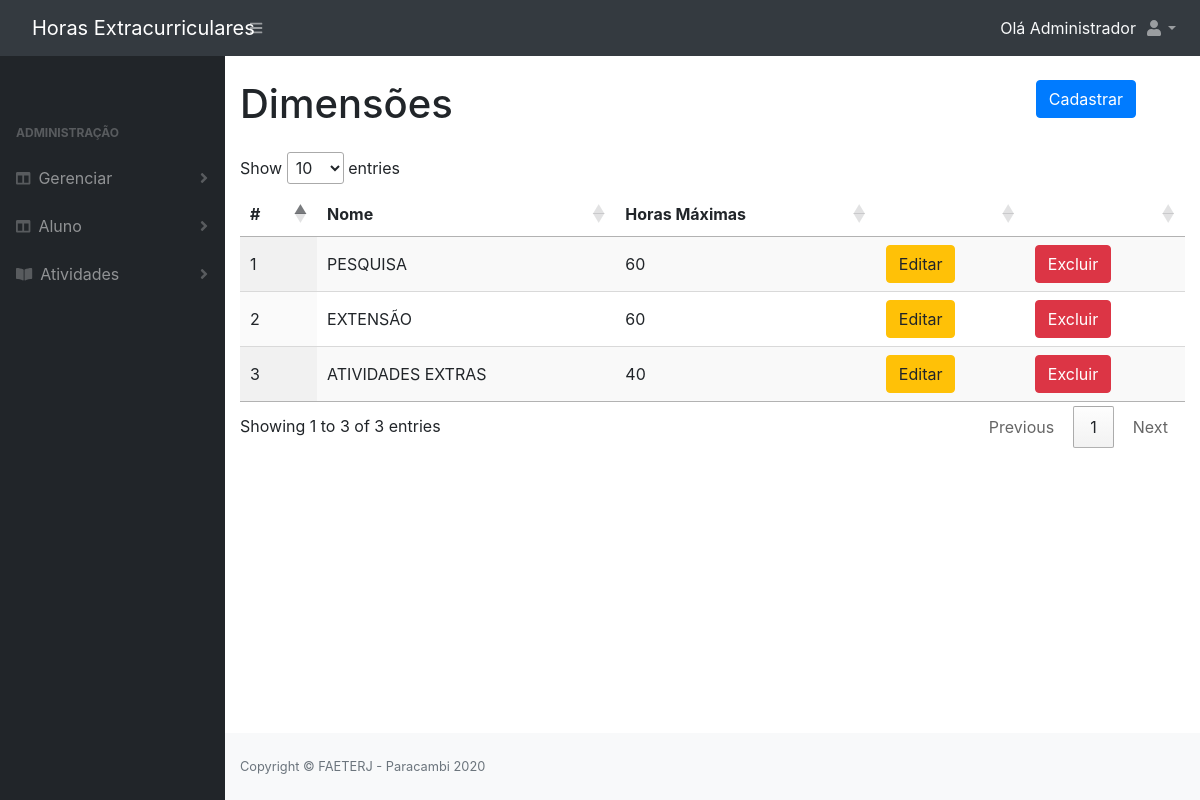
Screenshot of /dimensao.php (signed in) with the database file from the repository.
### tables this page shows
CREATE TABLE IF NOT EXISTS `dimensao` (
  `id` INT NOT NULL AUTO_INCREMENT,
  `nome` VARCHAR(100) NOT NULL,
  `max_horas` INT NOT NULL,
  `data_registro` DATETIME NOT NULL DEFAULT CURRENT_TIMESTAMP,
  PRIMARY KEY (`id`));

### class/DimensaoDao.php (called while the page is built, shortened)
<?php
require_once 'DB.php';
abstract class DimensaoDao extends DB
{
    protected $table;
   public function findAll()
    {
        $sql = "SELECT * FROM $this->table";
        $stmt = DB::prepare($sql);
        $stmt->execute();
        return $stmt->fetchAll();
    }
}

### class/DB.php (called while the page is built, shortened)
<?php
class DB{
	private static $instance;
	public static function getInstance(){
		if(!isset(self::$instance)){
			try {
				self::$instance = new PDO('mysql:host=' . DB_HOST . ';dbname=' . DB_NAME, DB_USER, DB_PASS, array(PDO::MYSQL_ATTR_INIT_COMMAND => "SET NAMES utf8"));
				self::$instance->setAttribute( PDO::ATTR_ERRMODE, PDO::ERRMODE_EXCEPTION);
				self::$instance->setAttribute(PDO::ATTR_DEFAULT_FETCH_MODE, PDO::FETCH_OBJ);
			} catch (PDOException $e) {
				echo $e->getMessage();
			}
		}
		return self::$instance;
	}
	public static function prepare($sql){
		return self::getInstance()->prepare($sql);
	}
}

### dimensao.php (the view, shortened to what this page needs)
<?php
require_once 'include/topo.php';
$dimensao = new Dimensao();
?>
<div class="container-fluid">
<div class="form-row">
        <div class="form-group col-md-10">
            <h1>Dimensões</h1>
        </div>
        <div class="form-group col-md-2">
            <button type="button" class="btn btn-primary" data-toggle="modal" data-target="#cadastrar">Cadastrar</button>
        </div>
    </div>
<table id="listar" class="display" style="width:100%">
            <thead>
                <tr>
                    <th>#</th>
                    <th>Nome</th>
                    <th>Horas Máximas</th>
                    <th></th>
                    <th></th>
                </tr>
            </thead>
            <?php foreach ($dimensao->findAll() as $key => $value) : ?>
                <tr>
                    <td><?php echo $value->id; ?></td>
                    <td><?php echo $value->nome; ?></td>
                    <td><?php echo $value->max_horas; ?></td>
                    <td>
                        <button type="button" class="btn btn-warning" data-toggle="modal" data-target="#editar" onclick="preencheDados('editar', <?php echo '\''. $value->id . '\',' . '\''. $value->nome . '\',' . '\''. $value->max_horas . '\'' ?>)">Editar</button>
                    </td>
                    <td>
                        <button type="button" class="btn btn-danger" data-toggle="modal" data-target="#excluir" onclick="preencheDados('excluir', <?php echo $value->id; ?>)">Excluir</button>
                    </td>
                </tr>
            <?php endforeach;?>
</table>
</div>
<?php require_once 'include/rodape.php'?>

### rows the page displays
dimensao: id "1", nome "PESQUISA", max_horas "60"
dimensao: id "2", nome "EXTENSÃO", max_horas "60"
dimensao: id "3", nome "ATIVIDADES EXTRAS", max_horas "40"

### other values shown
strtok($_SESSION['nome'], ' ') "Administrador"
